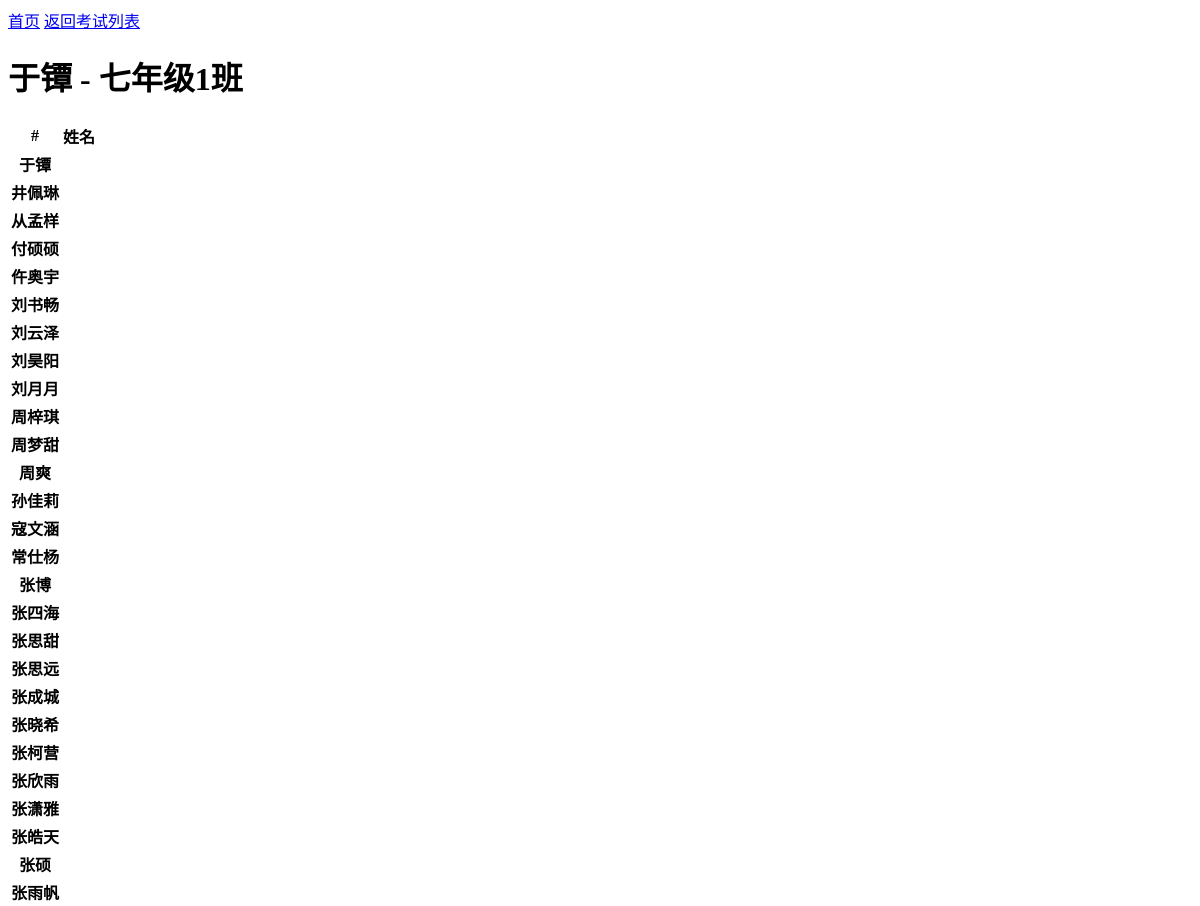
The app's page /class/detail/1 (upper part), older data.
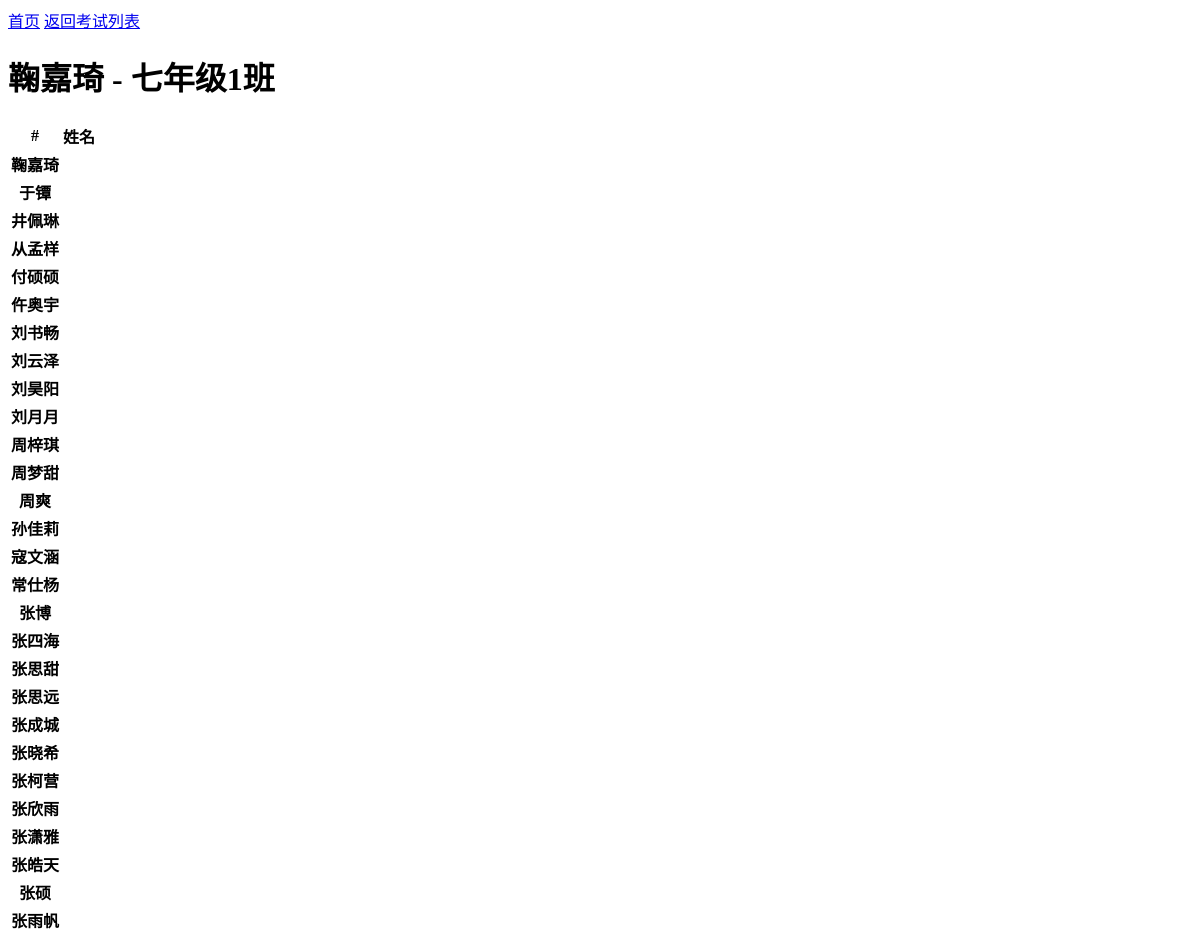
The same page, newer data.
### student/models.py (models this page shows, shortened)
class BaseModel(models.Model):
    create_time = models.DateTimeField(verbose_name="创建时间", default=timezone.now)
    mod_time = models.DateTimeField(verbose_name="修改时间", auto_now=True)
    is_delete = models.BooleanField(default=False)
    class Meta:
        abstract = True

class StudentModel(BaseModel):
    IN_CLASS_STATUS = (
        ('0', '在班'),
        ('1', '已转班'),
        ('2', '已转学'),
    )
    uuid = models.CharField(primary_key=True, max_length=128, help_text='系统级别的唯一身份', verbose_name='系统级别的唯一身份')
    name = models.CharField(max_length=64, verbose_name="学生姓名")
    in_class = models.ForeignKey(GradeClassModel, on_delete=models.DO_NOTHING)
    status = models.CharField(max_length=16, choices=IN_CLASS_STATUS, default='0')
    class Meta:
        ordering = ['uuid']
        verbose_name = "学生信息表"
        verbose_name_plural = verbose_name
    def __str__(self):
        return '{} - {}'.format(self.name, self.in_class)

class GradeClassModel(BaseModel):
    s_grade = models.SmallIntegerField(verbose_name='年级')
    s_class = models.SmallIntegerField(verbose_name='班级')
    cnt = models.SmallIntegerField(verbose_name='班级人数', default=-1)
    class Meta:
        ordering = ['s_grade', 's_class']
        verbose_name = "班级信息表"
        verbose_name_plural = verbose_name
    def __str__(self):
        map_font = {1: '一', 7: '七', 8: '八', 9: '九', }
        return '{}年级{}班'.format(map_font[self.s_grade], self.s_class)

### organization/views.py (the view)
# urls.py: path('detail/<int:pk>', views.class_details, name='class-details'),
def class_details(request, pk):
    obj_grade = GradeClassModel.objects.get(pk=pk)
    data_list = StudentModel.objects.filter(in_class=obj_grade, status='0').order_by('name')
    return render(request, "organization/class-details.html", {'data_list': data_list})

### templates/organization/class-details.html (shortened to what this page needs)
<!DOCTYPE html>
<html lang="en">
<head>
</head>
<body>
<a href="{% url 'index' %}">首页</a>
<a href={% url 'exam:exam-list' %}>返回考试列表</a>
<table class="table table-bordered">
    {% if data_list %}
        <h1>{{ data_list|first }}</h1>
        <thead>
        <tr>
            <th scope="col">#</th>
            <th scope="col">姓名</th>
        </tr>
        </thead>
        {% for i in data_list %}
            <tbody>
            <tr>
                <th scope="row">{{ i.name }}</th>
            </tbody>
        {% endfor %}
    {% else %}
        <p>没有数据
    {% endif %}
</table>
</body>
</html>

Row changes from the older to the newer data that the page shows:
added StudentModel: name+in_class "鞠嘉琦 - 七年级1班", name "鞠嘉琦"
Text that changed along with them:
{{ data_list|first }}: "于镡 - 七年级1班" → "鞠嘉琦 - 七年级1班"
